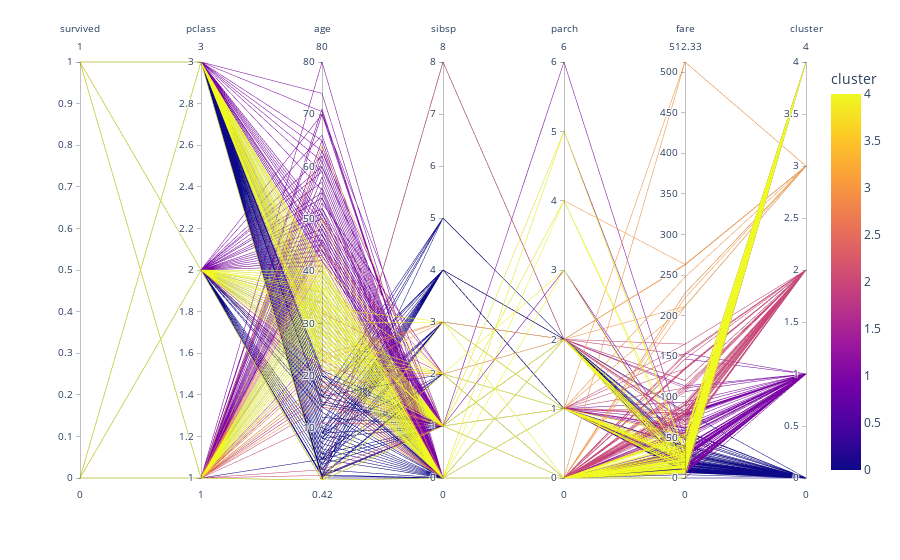

Write notebook code for a chart like this one.
### Code cell
fig= px.parallel_coordinates(df, color='cluster')
fig.show()

### Figure 1 — Plotly figure (JSON) as saved in the notebook; plotly's stock layout.template omitted (floating-point values rounded to 4 significant figures; data arrays with more than 128 entries replaced by an {"elided": "..."} marker saying what was removed)
{"data": [{"dimensions": [{"label": "survived", "values": {"elided": "891 int values"}}, {"label": "pclass", "values": {"elided": "891 int values"}}, {"label": "age", "values": {"elided": "891 float values"}}, {"label": "sibsp", "values": {"elided": "891 int values"}}, {"label": "parch", "values": {"elided": "891 int values"}}, {"label": "fare", "values": {"elided": "891 float values"}}, {"label": "cluster", "values": {"elided": "891 int values"}}], "domain": {"x": [0, 1], "y": [0, 1]}, "line": {"color": {"elided": "891 int values"}, "coloraxis": "coloraxis"}, "name": "", "type": "parcoords"}], "layout": {"coloraxis": {"colorbar": {"title": {"text": "cluster"}}, "colorscale": [[0, "#0d0887"], [0.1111, "#46039f"], [0.2222, "#7201a8"], [0.3333, "#9c179e"], [0.4444, "#bd3786"], [0.5556, "#d8576b"], [0.6667, "#ed7953"], [0.7778, "#fb9f3a"], [0.8889, "#fdca26"], [1, "#f0f921"]]}, "legend": {"tracegroupgap": 0}, "margin": {"t": 60}}}
